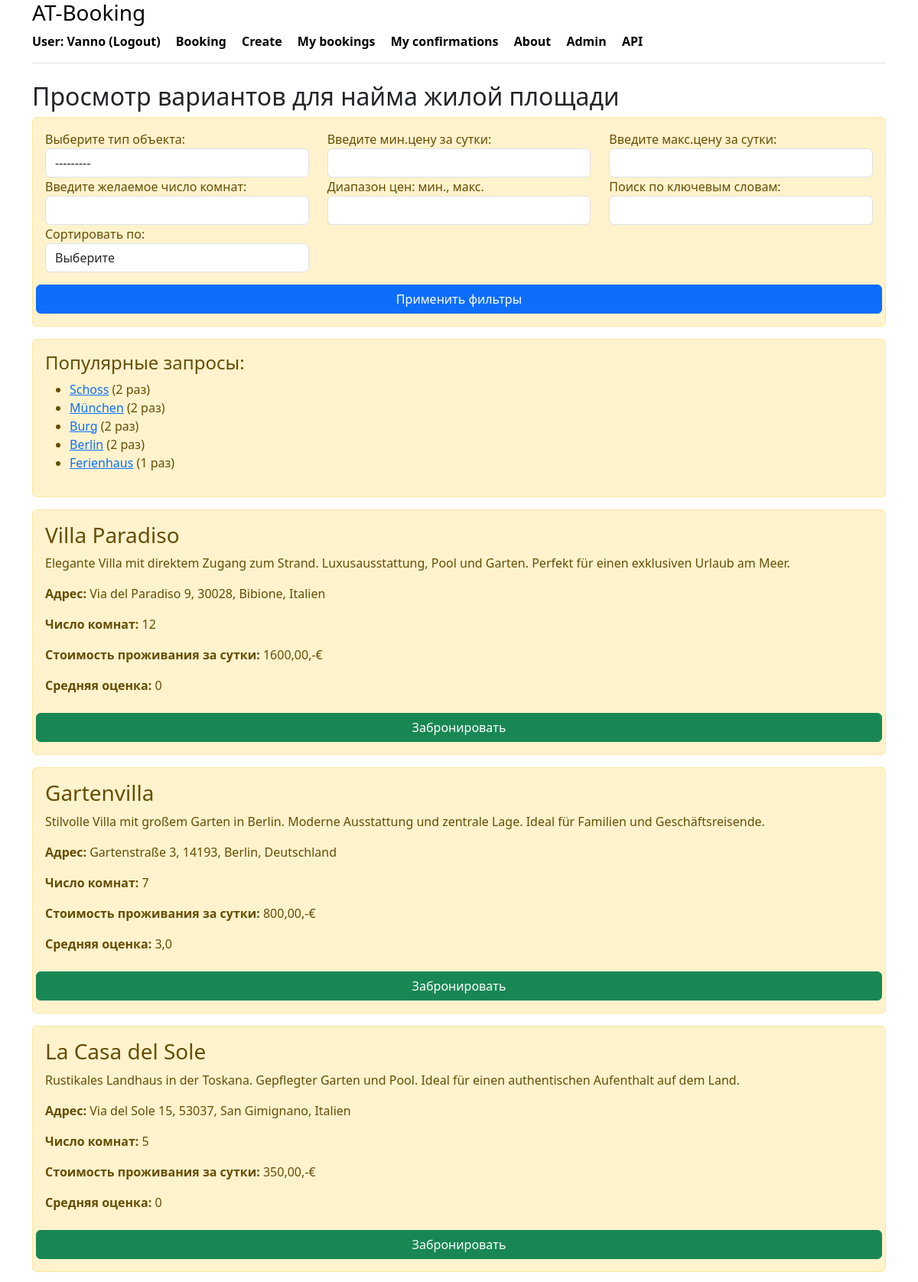
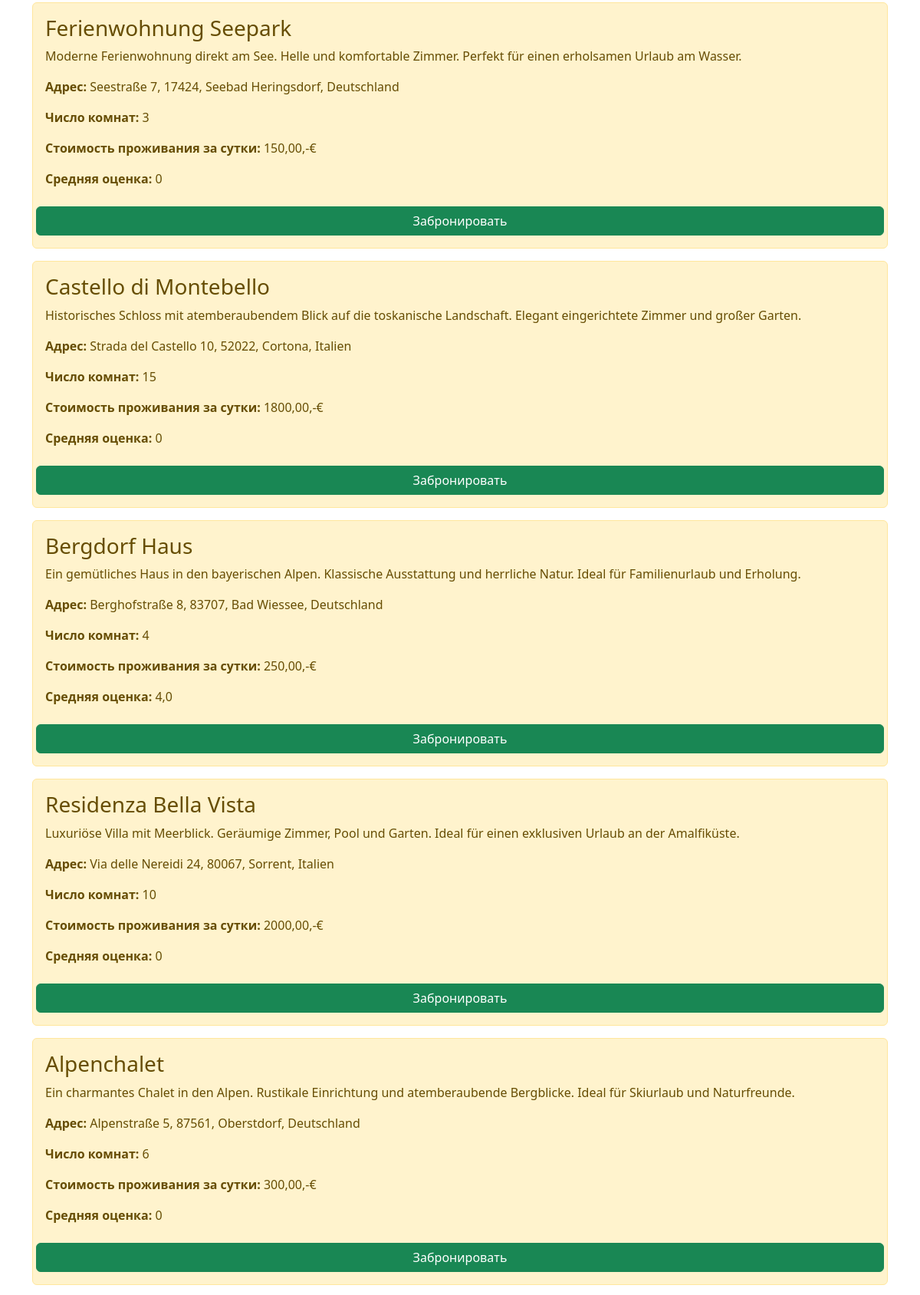
Screenshot of /housing_list/ (signed in, upper part) with the database file from the repository (2 pictures, top to bottom).
### booking/models.py (models this page shows, shortened)
class Housing(models.Model):
    class HousingType(models.TextChoices):
        APARTMENT = 'APARTMENT', 'Квартира'
        HOUSE = 'HOUSE', 'Дом'
        STUDIO = 'STUDIO', 'Студия'
        CASTLE = 'CASTLE', 'Замок'
        HOTEL = 'HOTEL', 'Гостиница'
        VILLA = 'VILLA', 'Вилла'
        COTTAGE = 'COTTAGE', 'Коттедж'
    name = models.CharField(_('Name of object'), max_length=100)
    type = models.CharField(
        _('Type of object'),
        max_length=20,
        choices=HousingType.choices,
        default=HousingType.APARTMENT
    )
    country = models.CharField(_('Country'), max_length=50)
    post_code = models.CharField(_('Postal code'), max_length=10)
    city = models.CharField(_('City'), max_length=50)
    street = models.CharField(_('Street'), max_length=50, null=True, blank=True)
    house_number = models.CharField(_('House number'), max_length=50, null=True, blank=True)
    rooms = models.IntegerField(_('Number of rooms'))
    description = models.TextField(_('Description'))
    price = models.DecimalField(_('Price'), max_digits=10, decimal_places=2)
    owner = models.ForeignKey(User, on_delete=models.CASCADE, related_name='owner_housings')
    is_visible = models.BooleanField(default=True)
    created_at = models.DateTimeField(auto_now_add=True)
    views = models.IntegerField(default=0)  # Поле для хранения количества просмотров
    class Meta:
        verbose_name_plural = _('housings')
        verbose_name = _('housing')
        indexes = [
            models.Index(fields=['type']),
            models.Index(fields=['price']),
        ]
    def get_average_rating(self):
        avg_rating = self.reviews.aggregate(Avg('rating')).get('rating__avg')
        return avg_rating if avg_rating is not None else 0  # Возвращаем 0, если нет отзывов

### booking/views.py (the view, shortened to what this page needs)
# urls.py: path('housing_list/', housing_list, name='housing_list'),
def housing_list(request):
    if request.user.is_authenticated:
        housing = Housing.objects.filter(is_visible=True).order_by('id')
        keyword = request.GET.get('keyword', None)
        housing = Housing.objects.annotate(
            review_count=Count('reviews'),  # Подсчет количества отзывов
            average_rating=Avg('reviews__rating')
        )
        filter = HousingFilter(request.GET, queryset=housing)
        filtered_housing = filter.qs
        sort_by = request.GET.get('sort_by')
        if sort_by == 'price_asc':
            filtered_housing = filtered_housing.order_by('price')
        elif sort_by == 'price_desc':
            filtered_housing = filtered_housing.order_by('-price')
        elif sort_by == 'rating_asc':
            filtered_housing = filtered_housing.order_by('average_rating')  # Сортировка по возрастанию рейтинга
        elif sort_by == 'rating_desc':
            filtered_housing = filtered_housing.order_by('-average_rating')  # Сортировка по убыванию рейтинга
        elif sort_by == 'date_newest':
            filtered_housing = filtered_housing.order_by('-created_at')
        elif sort_by == 'date_oldest':
            filtered_housing = filtered_housing.order_by('created_at')
        elif sort_by == 'rooms_asc':
            filtered_housing = filtered_housing.order_by('rooms')
        elif sort_by == 'rooms_desc':
            filtered_housing = filtered_housing.order_by('-rooms')
        elif sort_by == 'country_asc':
            filtered_housing = filtered_housing.order_by('country')
        elif sort_by == 'country_desc':
            filtered_housing = filtered_housing.order_by('-country')
        elif sort_by == 'city_asc':
            filtered_housing = filtered_housing.order_by('city')
        elif sort_by == 'city_desc':
            filtered_housing = filtered_housing.order_by('-city')
        elif sort_by == 'post_code_asc':
            filtered_housing = filtered_housing.order_by('post_code')
        elif sort_by == 'post_code_desc':
            filtered_housing = filtered_housing.order_by('-post_code')
        elif sort_by == 'views_desc':
            filtered_housing = filtered_housing.order_by('-views')  # Сортировка по просмотрам
        elif sort_by == 'review_count_desc':
            filtered_housing = filtered_housing.order_by('-review_count')  # Сортировка по количеству отзывов
        popular_searches = SearchHistory.objects.values('keyword').annotate(
            count=models.Count('keyword')
        ).order_by('-count')[:5]  # Выводим топ-5 популярных запросов
        popular_housing_data = ViewHistory.objects.values('housing').annotate(
            total_views=Sum('view_count')
        ).order_by('-total_views')
        popular_housing_list = [
            (Housing.objects.get(id=data['housing']), data['total_views'])
            for data in popular_housing_data
        ]
        context = {
            'housing': filtered_housing,
            'filter': filter,
            'sort_by': sort_by,  # Передаем значение сортировки обратно в шаблон
            'keyword': keyword,
            'popular_searches': popular_searches,  # Передаем популярные запросы в шаблон
            'popular_housing_list': popular_housing_list, # Передаем список кортежей
        }
        return render(request, 'booking/housing_list.html', context)
    else:
        return redirect('login')

### booking/templatetags/form_tags.py (called while the page is built)
@register.filter(name='add_class')
def add_class(value, css_class):
    return value.as_widget(attrs={'class': css_class})

### booking/templates/booking/housing_list.html (shortened to what this page needs)
{% extends 'booking/base.html' %}
{% load form_tags %}
{% block content %}
    <h2>Просмотр вариантов для найма жилой площади</h1>
    <div class="alert alert-warning mt-2">
    <form method="get">
        <div class="row">
            <div class="col-md-4">
                <label for="id_type">Выберите тип объекта:</label>
                {{ filter.form.type|add_class:"form-control" }}
            </div>
            <div class="col-md-4">
                <label for="id_price_min">Введите мин.цену за сутки:</label>
                {{ filter.form.price_min|add_class:"form-control" }}
            </div>
            <div class="col-md-4">
                <label for="id_price_max">Введите макс.цену за сутки:</label>
                {{ filter.form.price_max|add_class:"form-control" }}
            </div>
            <div class="col-md-4">
                <label for="id_rooms">Введите желаемое число комнат:</label>
                {{ filter.form.rooms|add_class:"form-control" }}
            </div>
            <div class="col-md-4">
                <label for="id_price_range">Диапазон цен: мин., макс.</label>
                {{ filter.form.price_range|add_class:"form-control" }}
            </div>
            <div class="col-md-4">
                    <label for="id_keyword">Поиск по ключевым словам:</label>
                    <input type="text" name="keyword" id="id_keyword" class="form-control" value="{{ request.GET.keyword }}">
            </div>
        </div>
            <div class="row">
                <div class="col-md-4">
                    <label for="sort_by">Сортировать по:</label>
                    <select id="sort_by" name="sort_by" class="form-control">
                        <option value="">Выберите</option>
                    </select>
                </div>
                <button type="submit" class="btn btn-primary mt-3">Применить фильтры</button>
            </div>
        </form>
    </div>
    <div class="alert alert-warning mt-2">
        <h4>Популярные запросы:</h4>
        {% if popular_searches %}
            <ul>
                {% for search in popular_searches %}
                    <li><a href="?keyword={{ search.keyword }}">{{ search.keyword }}</a> ({{ search.count }} раз)</li>
                {% endfor %}
            </ul>
        {% else %}
            <p>Популярных запросов пока нет.</p>
        {% endif %}
    </div>
    {% if housing %}
        {% for el in housing %}
            <div class="alert alert-warning mt-2">
                 <h3>{{ el.name }}</h3>
                 <p>{{ el.description }}</p>
                 <p><strong>Адрес:</strong> {{ el.street }} {{ el.house_number }}, {{ el.post_code }}, {{ el.city }}, {{ el.country }}</p>
                 <p><strong>Число комнат:</strong> {{ el.rooms }}</p>
                 <p><strong>Стоимость проживания за сутки:</strong> {{ el.price }},-€</p>
                <p><strong>Средняя оценка:</strong> {{ el.get_average_rating }}</p>
                <div class="row">
                    <a href="{% url 'create_booking' el.id %}" class="btn btn-success mt-2">Забронировать</a>
                </div>
            </div>
        {% endfor %}
    {% else %}
        <div class="alert alert-warning mt-2">
            <p>Записей нет</p>
        </div>
    {% endif %}
{% endblock %}

### booking/templates/booking/base.html (shortened to what this page needs)
<!DOCTYPE html>
<html lang="ru">
<head>
    <link rel="stylesheet" href="https://cdn.jsdelivr.net/npm/bootstrap@5.3.3/dist/css/bootstrap.min.css">
</head>
<body>
<div class="container">
   <div class="d-flex flex-column flex-md-row align-items-center pb-3 mb-4 border-bottom">
       <a href="/" class="d-flex align-items-center link-body-emphasis text-decoration-none">
        <strong>
          <a class="link-body-emphasis text-decoration-none" href="{% url 'index' %}"><h3>AT-Booking</h3></a>
               {% if user.is_authenticated %}
                   <a class="me-3 py-2 link-body-emphasis text-decoration-none" href="{% url 'logout' %}">User: {{ user.username }} (Logout) </a>
               {% else %}
                   <a class="me-3 py-2 link-body-emphasis text-decoration-none" href="{% url 'login' %}">Login</a>
               {% endif %}
               <a class="me-3 py-2 link-body-emphasis text-decoration-none" href="{% url 'housing_list' %}">Booking</a>
               <a class="me-3 py-2 link-body-emphasis text-decoration-none" href="{% url 'create' %}">Create</a>
               <a class="me-3 py-2 link-body-emphasis text-decoration-none" href="{% url 'my_bookings' %}">My bookings</a>
                <a class="me-3 py-2 link-body-emphasis text-decoration-none" href="{% url 'my_confirmation' %}">My confirmations</a>
                <a class="me-3 py-2 link-body-emphasis text-decoration-none" href="{% url 'about' %}">About</a>
            <a class="me-3 py-2 link-body-emphasis text-decoration-none" href="/admin/">Admin</a>
               <a class="me-3 py-2 link-body-emphasis text-decoration-none" href="/api/">API</a>
        </strong>
   </div>
</div>
<div class="container">
    {% block content %}{% endblock %}
</div>
</body>
</html>

### rows the page displays
Housing: name "Villa Paradiso", description "Elegante Villa mit direktem Zugang zum Strand. Luxusausstattung, Pool und Garten. Perfekt für einen exklusiven Urlaub am Meer.", street "Via del Paradiso", house_number "9", post_code "30028", city "Bibione", country "Italien", rooms "12", price "1600,00", get_average_rating "0"
Housing: name "Gartenvilla", description "Stilvolle Villa mit großem Garten in Berlin. Moderne Ausstattung und zentrale Lage. Ideal für Familien und Geschäftsreisende.", street "Gartenstraße", house_number "3", post_code "14193", city "Berlin", country "Deutschland", rooms "7", price "800,00", get_average_rating "3,0"
Housing: name "La Casa del Sole", description "Rustikales Landhaus in der Toskana. Gepflegter Garten und Pool. Ideal für einen authentischen Aufenthalt auf dem Land.", street "Via del Sole", house_number "15", post_code "53037", city "San Gimignano", country "Italien", rooms "5", price "350,00", get_average_rating "0"
Housing: name "Ferienwohnung Seepark", description "Moderne Ferienwohnung direkt am See. Helle und komfortable Zimmer. Perfekt für einen erholsamen Urlaub am Wasser.", street "Seestraße", house_number "7", post_code "17424", city "Seebad Heringsdorf", country "Deutschland", rooms "3", price "150,00", get_average_rating "0"
Housing: name "Castello di Montebello", description "Historisches Schloss mit atemberaubendem Blick auf die toskanische Landschaft. Elegant eingerichtete Zimmer und großer Garten.", street "Strada del Castello", house_number "10", post_code "52022", city "Cortona", country "Italien", rooms "15", price "1800,00", get_average_rating "0"
Housing: name "Bergdorf Haus", description "Ein gemütliches Haus in den bayerischen Alpen. Klassische Ausstattung und herrliche Natur. Ideal für Familienurlaub und Erholung.", street "Berghofstraße", house_number "8", post_code "83707", city "Bad Wiessee", country "Deutschland", rooms "4", price "250,00", get_average_rating "4,0"
Housing: name "Residenza Bella Vista", description "Luxuriöse Villa mit Meerblick. Geräumige Zimmer, Pool und Garten. Ideal für einen exklusiven Urlaub an der Amalfiküste.", street "Via delle Nereidi", house_number "24", post_code "80067", city "Sorrent", country "Italien", rooms "10", price "2000,00", get_average_rating "0"
Housing: name "Alpenchalet", description "Ein charmantes Chalet in den Alpen. Rustikale Einrichtung und atemberaubende Bergblicke. Ideal für Skiurlaub und Naturfreunde.", street "Alpenstraße", house_number "5", post_code "87561", city "Oberstdorf", country "Deutschland", rooms "6", price "300,00", get_average_rating "0"

### other values shown
{{ user.username }} "Vanno"
{{ search.keyword }} "Schoss" "München" "Burg" "Berlin" "Ferienhaus"
{{ search.count }} "2" "2" "2" "2" "1"
